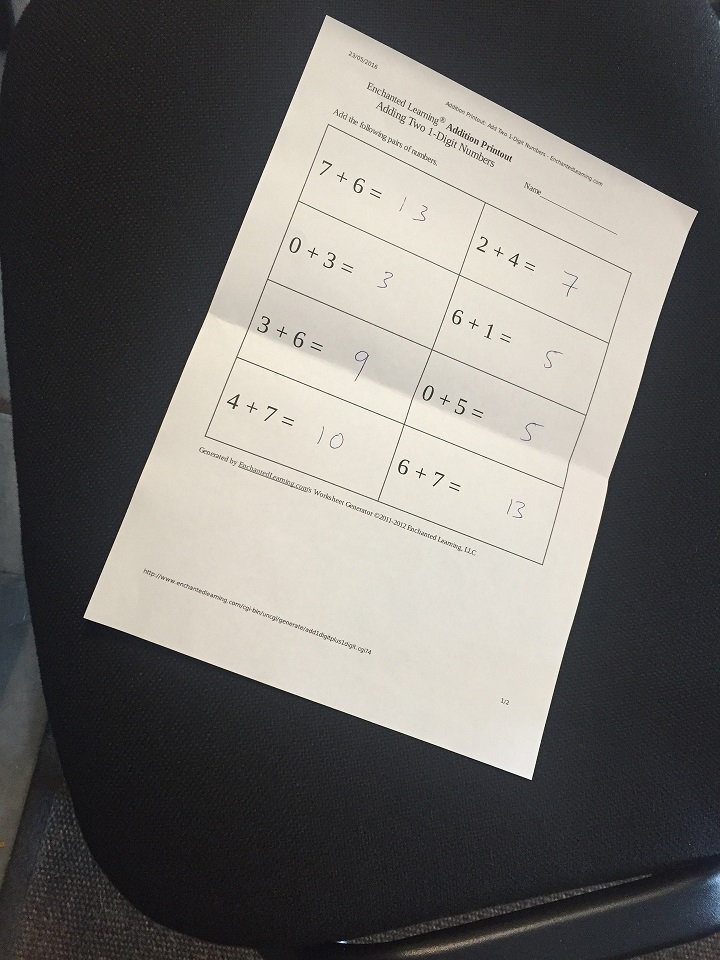
#> input picture assignment_image.jpg, 720 x 960 px
$ jupyter execute 'CV - Assignment 01.ipynb'   (shell and % lines are left out)
#> lines starting #> are read from the running program, lines starting #| are printed output that depends on the picture
[cell 1]
#!pip3 install pyqt5
import cv2
import numpy as np
import matplotlib.pyplot as plt

# open matplotlib in interactive mode

[cell 2]
# load the image
img = cv2.imread('assignment_image.jpg', 0)
#> img: shape (960, 720); min 0, max 255, mean 109.7

[cell 3]
img.shape
#> Out = (960, 720)

[cell 4]
# show the image
plt.imshow(cv2.cvtColor(img, cv2.COLOR_GRAY2RGB))

[cell 5]
plt.imshow(cv2.cvtColor(img, cv2.COLOR_GRAY2RGB))

[cell 6]
# interactively get the corner points of the document
points_original = np.float32(
    [
    [326, 15],  # point A
    [83, 617],  # point B
    [531, 780],  # point C
    [698, 211]  # point D
    ])

pt_a = np.int32(points_original[0])
pt_b = np.int32(points_original[1])
pt_c = np.int32(points_original[2])
pt_d = np.int32(points_original[3])

[cell 7]
# create a copy of the image
img_with_text = img.copy()

# place the A B C D letters on the four
cv2.putText(img_with_text, 'A', (326, 55),
            cv2.FONT_HERSHEY_COMPLEX, 3, (0, 0, 0), 5)
cv2.putText(img_with_text, 'B', pt_b,
            cv2.FONT_HERSHEY_COMPLEX, 3, (0, 0, 0), 5)
cv2.putText(img_with_text, 'C', pt_c,
            cv2.FONT_HERSHEY_COMPLEX, 3, (0, 0, 0), 5)
cv2.putText(img_with_text, 'D', (650, 211),
            cv2.FONT_HERSHEY_COMPLEX, 3, (0, 0, 0), 5)
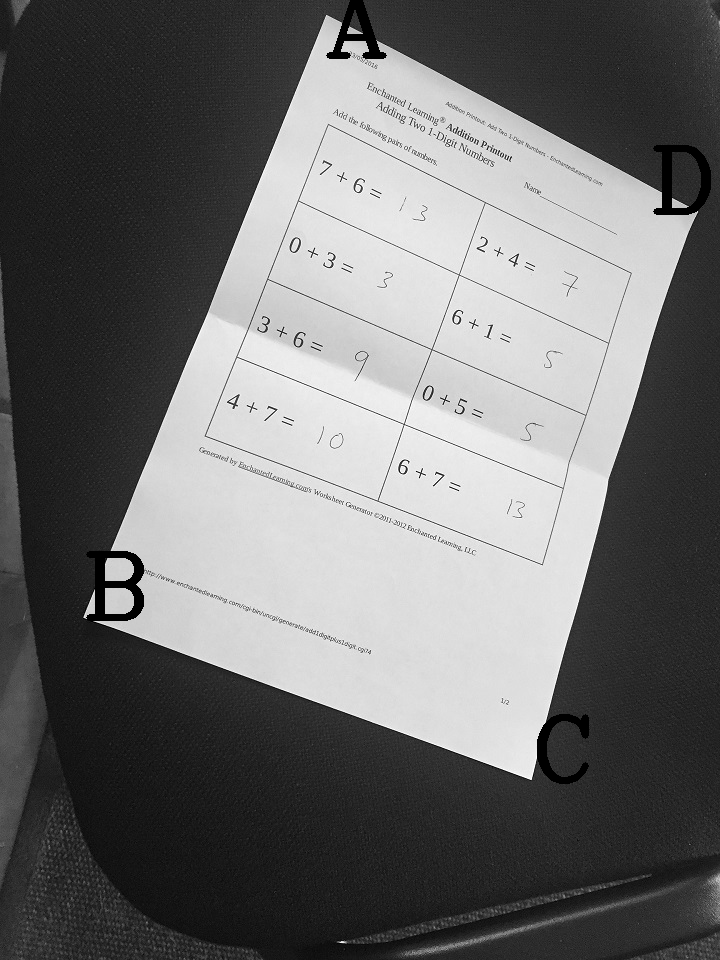
#> img_with_text: shape (960, 720); min 0, max 255, mean 108.6

plt.imshow(cv2.cvtColor(img_with_text, cv2.COLOR_GRAY2RGB))

[cell 8]
# calculate side lengths
# side AB
side_ab = np.sqrt(((pt_a[0] - pt_b[0]) ** 2) + ((pt_a[1] - pt_b[1]) ** 2))

# side BC
side_bc = np.sqrt(((pt_b[0] - pt_c[0]) ** 2) + ((pt_b[1] - pt_c[1]) ** 2))

# side CD
side_cd = np.sqrt(((pt_c[0] - pt_d[0]) ** 2) + ((pt_c[1] - pt_d[1]) ** 2))

# side AD
side_ad = np.sqrt(((pt_a[0] - pt_d[0]) ** 2) + ((pt_a[1] - pt_d[1]) ** 2))

print(f'Length of side AB = {side_ab}')
print(f'Length of side BC = {side_bc}')
print(f'Length of side CD = {side_cd}')
print(f'Length of side AD = {side_ad}')

[cell 9]
# get the maximum of each side
max_height = int(max(side_ab, side_cd))
max_width = int(max(side_ad, side_bc))

print(max_height, max_width)

[cell 10]
points_new = np.float32([
    [0, 0],  # new A
    [0, max_height],  # new B
    [max_width, max_height],  # new C
    [max_width, 0]  # new D
])

points_new

[cell 11]
# get the transormation matrix
M = cv2.getPerspectiveTransform(points_original, points_new)
M

[cell 12]
transformed_image = cv2.warpPerspective(img, M, (max_width, max_height), flags=cv2.INTER_LINEAR)
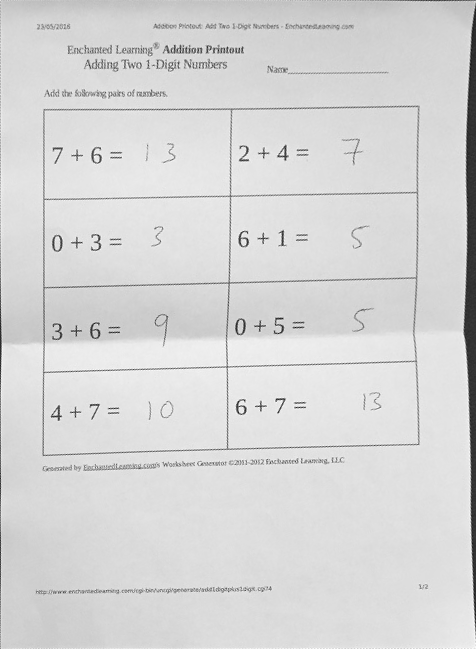
#> transformed_image: shape (649, 476); min 17, max 255, mean 214.4

plt.imshow(cv2.cvtColor(transformed_image, cv2.COLOR_GRAY2RGB))
